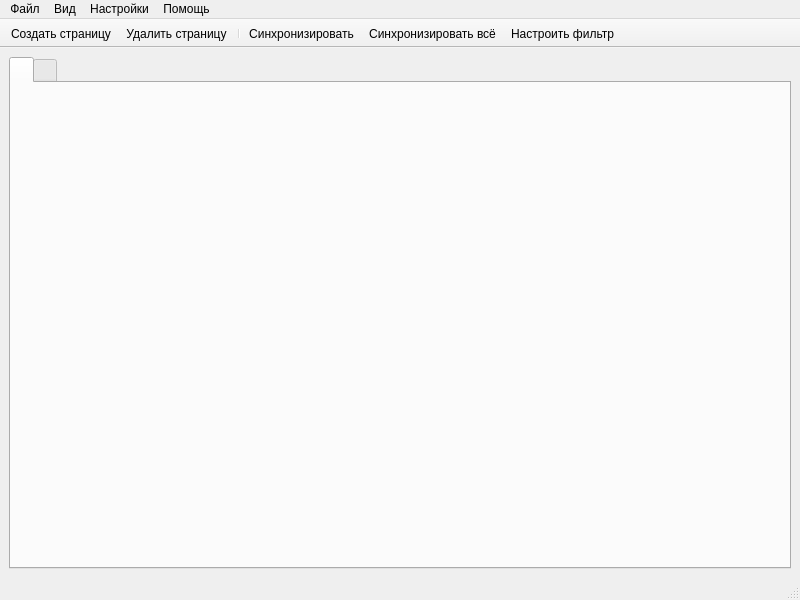
<?xml version="1.0" encoding="UTF-8"?>
<ui version="4.0">
 <class>MainWindow</class>
 <widget class="QMainWindow" name="MainWindow">
  <property name="geometry">
   <rect>
    <x>0</x>
    <y>0</y>
    <width>800</width>
    <height>600</height>
   </rect>
  </property>
  <property name="windowTitle">
   <string>HyperSync</string>
  </property>
  <widget class="QWidget" name="centralwidget">
   <layout class="QVBoxLayout" name="verticalLayout_4">
    <item>
     <widget class="QTabWidget" name="tabWidget">
      <property name="currentIndex">
       <number>0</number>
      </property>
      <widget class="QWidget" name="tabWidgetPage1">
       <attribute name="title">
        <string/>
       </attribute>
      </widget>
      <widget class="QWidget" name="tabWidgetPage2">
       <attribute name="title">
        <string/>
       </attribute>
      </widget>
     </widget>
    </item>
   </layout>
  </widget>
  <widget class="QMenuBar" name="menubar">
   <property name="geometry">
    <rect>
     <x>0</x>
     <y>0</y>
     <width>800</width>
     <height>20</height>
    </rect>
   </property>
   <widget class="QMenu" name="menu">
    <property name="title">
     <string>Файл</string>
    </property>
    <addaction name="saveTabs"/>
    <addaction name="loadTabs"/>
    <addaction name="cleanTabs"/>
   </widget>
   <widget class="QMenu" name="menu_2">
    <property name="title">
     <string>Вид</string>
    </property>
   </widget>
   <widget class="QMenu" name="menu_3">
    <property name="title">
     <string>Настройки</string>
    </property>
   </widget>
   <widget class="QMenu" name="menu_4">
    <property name="title">
     <string>Помощь</string>
    </property>
    <addaction name="about"/>
   </widget>
   <addaction name="menu"/>
   <addaction name="menu_2"/>
   <addaction name="menu_3"/>
   <addaction name="menu_4"/>
  </widget>
  <widget class="QStatusBar" name="statusbar"/>
  <widget class="QToolBar" name="toolBar">
   <property name="windowTitle">
    <string>toolBar</string>
   </property>
   <property name="movable">
    <bool>false</bool>
   </property>
   <property name="iconSize">
    <size>
     <width>36</width>
     <height>36</height>
    </size>
   </property>
   <attribute name="toolBarArea">
    <enum>TopToolBarArea</enum>
   </attribute>
   <attribute name="toolBarBreak">
    <bool>false</bool>
   </attribute>
   <addaction name="createPage"/>
   <addaction name="removePage"/>
   <addaction name="separator"/>
   <addaction name="syncActivePage"/>
   <addaction name="syncAllPages"/>
   <addaction name="setupFilters"/>
  </widget>
  <action name="createPage">
   <property name="icon">
    <iconset resource="../Resource/Res.qrc">
     <normaloff>:/icons/createPage.png</normaloff>:/icons/createPage.png</iconset>
   </property>
   <property name="text">
    <string>Создать страницу</string>
   </property>
   <property name="toolTip">
    <string>Создание новой страницы синхронизации</string>
   </property>
   <property name="statusTip">
    <string/>
   </property>
   <property name="whatsThis">
    <string/>
   </property>
   <property name="shortcut">
    <string>Ctrl+N</string>
   </property>
  </action>
  <action name="removePage">
   <property name="icon">
    <iconset resource="../Resource/Res.qrc">
     <normaloff>:/icons/deletePage.png</normaloff>:/icons/deletePage.png</iconset>
   </property>
   <property name="text">
    <string>Удалить страницу</string>
   </property>
   <property name="toolTip">
    <string>Удалить активную страницу</string>
   </property>
   <property name="shortcut">
    <string>Ctrl+R</string>
   </property>
  </action>
  <action name="syncActivePage">
   <property name="icon">
    <iconset resource="../Resource/Res.qrc">
     <normaloff>:/icons/syncPage.png</normaloff>:/icons/syncPage.png</iconset>
   </property>
   <property name="text">
    <string>Синхронизировать</string>
   </property>
   <property name="toolTip">
    <string>Синхронизировать активную вкладку</string>
   </property>
  </action>
  <action name="syncAllPages">
   <property name="icon">
    <iconset resource="../Resource/Res.qrc">
     <normaloff>:/icons/syncPageAll.png</normaloff>:/icons/syncPageAll.png</iconset>
   </property>
   <property name="text">
    <string>Синхронизировать всё</string>
   </property>
  </action>
  <action name="setupFilters">
   <property name="icon">
    <iconset resource="../Resource/Res.qrc">
     <normaloff>:/icons/filter.png</normaloff>:/icons/filter.png</iconset>
   </property>
   <property name="text">
    <string>Настроить фильтр</string>
   </property>
   <property name="toolTip">
    <string>Настроить фильтр</string>
   </property>
  </action>
  <action name="saveTabs">
   <property name="text">
    <string>Сохранить вкладки</string>
   </property>
  </action>
  <action name="loadTabs">
   <property name="text">
    <string>Загрузить вкладки</string>
   </property>
  </action>
  <action name="cleanTabs">
   <property name="text">
    <string>Очистить вкладки</string>
   </property>
  </action>
  <action name="about">
   <property name="text">
    <string>Справка</string>
   </property>
  </action>
 </widget>
 <resources>
  <include location="../Resource/Res.qrc"/>
 </resources>
 <connections/>
</ui>
